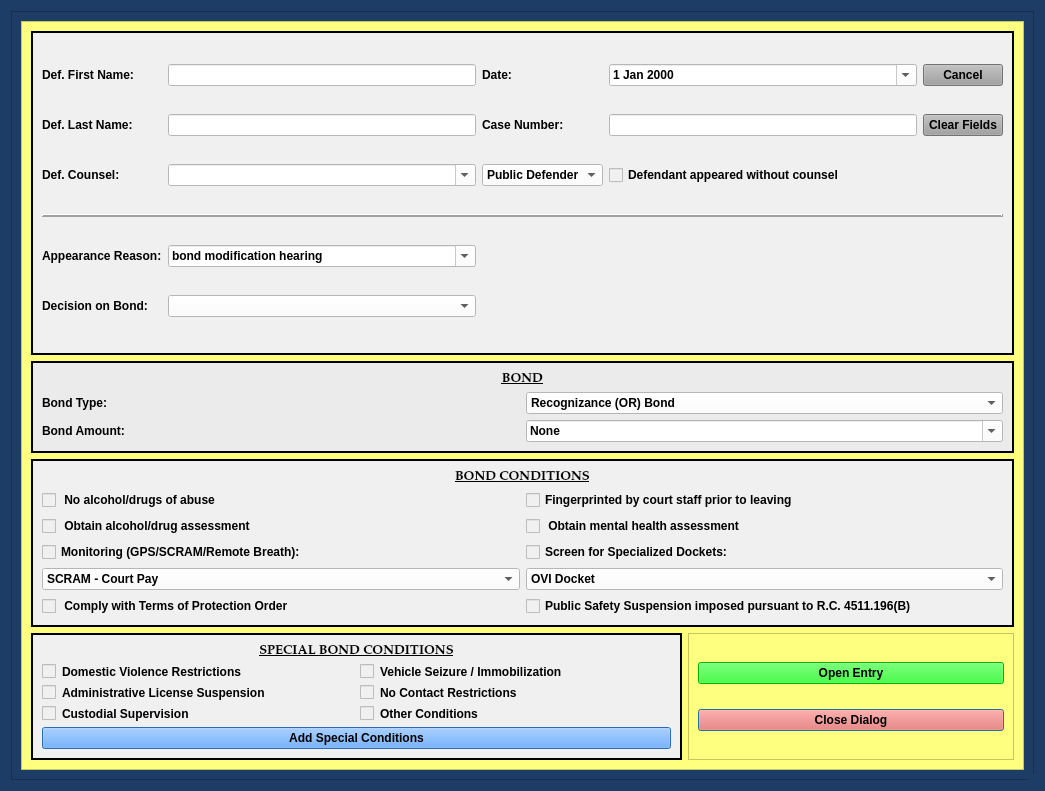
<?xml version="1.0" encoding="UTF-8"?>
<ui version="4.0">
 <class>BondHearingDialog</class>
 <widget class="QDialog" name="BondHearingDialog">
  <property name="windowModality">
   <enum>Qt::NonModal</enum>
  </property>
  <property name="geometry">
   <rect>
    <x>0</x>
    <y>0</y>
    <width>1045</width>
    <height>791</height>
   </rect>
  </property>
  <property name="sizePolicy">
   <sizepolicy hsizetype="Preferred" vsizetype="Preferred">
    <horstretch>0</horstretch>
    <verstretch>0</verstretch>
   </sizepolicy>
  </property>
  <property name="minimumSize">
   <size>
    <width>0</width>
    <height>0</height>
   </size>
  </property>
  <property name="maximumSize">
   <size>
    <width>2500</width>
    <height>3500</height>
   </size>
  </property>
  <property name="palette">
   <palette>
    <active>
     <colorrole role="Button">
      <brush brushstyle="SolidPattern">
       <color alpha="255">
        <red>29</red>
        <green>61</green>
        <blue>102</blue>
       </color>
      </brush>
     </colorrole>
     <colorrole role="Base">
      <brush brushstyle="SolidPattern">
       <color alpha="255">
        <red>29</red>
        <green>61</green>
        <blue>102</blue>
       </color>
      </brush>
     </colorrole>
     <colorrole role="Window">
      <brush brushstyle="SolidPattern">
       <color alpha="255">
        <red>29</red>
        <green>61</green>
        <blue>102</blue>
       </color>
      </brush>
     </colorrole>
    </active>
    <inactive>
     <colorrole role="Button">
      <brush brushstyle="SolidPattern">
       <color alpha="255">
        <red>29</red>
        <green>61</green>
        <blue>102</blue>
       </color>
      </brush>
     </colorrole>
     <colorrole role="Base">
      <brush brushstyle="SolidPattern">
       <color alpha="255">
        <red>29</red>
        <green>61</green>
        <blue>102</blue>
       </color>
      </brush>
     </colorrole>
     <colorrole role="Window">
      <brush brushstyle="SolidPattern">
       <color alpha="255">
        <red>29</red>
        <green>61</green>
        <blue>102</blue>
       </color>
      </brush>
     </colorrole>
    </inactive>
    <disabled>
     <colorrole role="Button">
      <brush brushstyle="SolidPattern">
       <color alpha="255">
        <red>29</red>
        <green>61</green>
        <blue>102</blue>
       </color>
      </brush>
     </colorrole>
     <colorrole role="Base">
      <brush brushstyle="SolidPattern">
       <color alpha="255">
        <red>29</red>
        <green>61</green>
        <blue>102</blue>
       </color>
      </brush>
     </colorrole>
     <colorrole role="Window">
      <brush brushstyle="SolidPattern">
       <color alpha="255">
        <red>29</red>
        <green>61</green>
        <blue>102</blue>
       </color>
      </brush>
     </colorrole>
    </disabled>
   </palette>
  </property>
  <property name="font">
   <font>
    <family>Palatino Linotype</family>
    <pointsize>10</pointsize>
    <weight>75</weight>
    <italic>false</italic>
    <bold>true</bold>
   </font>
  </property>
  <property name="windowTitle">
   <string>Bond Hearing Case Information</string>
  </property>
  <property name="toolTip">
   <string/>
  </property>
  <property name="styleSheet">
   <string notr="true">background-color: rgb(29, 61, 102);
font: 75 10pt &quot;Palatino Linotype&quot;;
font-weight: bold;</string>
  </property>
  <property name="sizeGripEnabled">
   <bool>true</bool>
  </property>
  <property name="modal">
   <bool>true</bool>
  </property>
  <layout class="QGridLayout" name="gridLayout_8">
   <item row="0" column="0">
    <widget class="QFrame" name="frame_4">
     <property name="styleSheet">
      <string notr="true">background-color: rgb(29, 61, 102);</string>
     </property>
     <property name="frameShape">
      <enum>QFrame::StyledPanel</enum>
     </property>
     <property name="frameShadow">
      <enum>QFrame::Raised</enum>
     </property>
     <layout class="QGridLayout" name="gridLayout_4">
      <item row="0" column="0">
       <widget class="QScrollArea" name="scrollArea">
        <property name="focusPolicy">
         <enum>Qt::NoFocus</enum>
        </property>
        <property name="styleSheet">
         <string notr="true">background-color: rgb(255, 255, 127);</string>
        </property>
        <property name="widgetResizable">
         <bool>true</bool>
        </property>
        <widget class="QWidget" name="scrollAreaWidgetContents">
         <property name="geometry">
          <rect>
           <x>0</x>
           <y>0</y>
           <width>1005</width>
           <height>751</height>
          </rect>
         </property>
         <layout class="QGridLayout" name="gridLayout_9" rowstretch="1,0,0,0" columnstretch="2,1">
          <item row="2" column="0" colspan="2">
           <widget class="QFrame" name="bond_conditions_frame">
            <property name="styleSheet">
             <string notr="true">background-color: rgb(240, 240, 240);</string>
            </property>
            <property name="frameShape">
             <enum>QFrame::Box</enum>
            </property>
            <property name="frameShadow">
             <enum>QFrame::Plain</enum>
            </property>
            <property name="lineWidth">
             <number>2</number>
            </property>
            <layout class="QGridLayout" name="gridLayout_2" columnstretch="1,1">
             <item row="0" column="0" colspan="2">
              <widget class="QLabel" name="label_7">
               <property name="font">
                <font>
                 <family>Palatino Linotype</family>
                 <pointsize>10</pointsize>
                 <weight>75</weight>
                 <italic>false</italic>
                 <bold>true</bold>
                 <underline>true</underline>
                </font>
               </property>
               <property name="text">
                <string>BOND CONDITIONS</string>
               </property>
               <property name="alignment">
                <set>Qt::AlignCenter</set>
               </property>
              </widget>
             </item>
             <item row="3" column="0">
              <widget class="ConditionCheckbox" name="alcohol_drugs_assessment_checkBox">
               <property name="text">
                <string> Obtain alcohol/drug assessment                             </string>
               </property>
              </widget>
             </item>
             <item row="2" column="0">
              <widget class="ConditionCheckbox" name="no_alcohol_drugs_checkBox">
               <property name="text">
                <string> No alcohol/drugs of abuse                                   </string>
               </property>
              </widget>
             </item>
             <item row="7" column="0">
              <widget class="NoScrollComboBox" name="monitoring_type_box">
               <property name="enabled">
                <bool>true</bool>
               </property>
               <property name="styleSheet">
                <string notr="true">background-color: rgb(255, 255, 255);</string>
               </property>
               <item>
                <property name="text">
                 <string>SCRAM - Court Pay</string>
                </property>
               </item>
               <item>
                <property name="text">
                 <string>SCRAM</string>
                </property>
               </item>
               <item>
                <property name="text">
                 <string>GPS</string>
                </property>
               </item>
               <item>
                <property name="text">
                 <string>Remote Breath</string>
                </property>
               </item>
               <item>
                <property name="text">
                 <string>GPS and SCRAM</string>
                </property>
               </item>
               <item>
                <property name="text">
                 <string>GPS and Remote Breath</string>
                </property>
               </item>
              </widget>
             </item>
             <item row="7" column="1">
              <widget class="NoScrollComboBox" name="specialized_docket_type_box">
               <property name="enabled">
                <bool>true</bool>
               </property>
               <property name="styleSheet">
                <string notr="true">background-color: rgb(255, 255, 255);</string>
               </property>
               <item>
                <property name="text">
                 <string>OVI Docket</string>
                </property>
               </item>
               <item>
                <property name="text">
                 <string>Mission (Veteran's) Court</string>
                </property>
               </item>
               <item>
                <property name="text">
                 <string>Mental Health Docket</string>
                </property>
               </item>
              </widget>
             </item>
             <item row="6" column="1">
              <widget class="ConditionCheckbox" name="specialized_docket_checkBox">
               <property name="text">
                <string>Screen for Specialized Dockets:                           </string>
               </property>
              </widget>
             </item>
             <item row="6" column="0">
              <widget class="ConditionCheckbox" name="monitoring_checkBox">
               <property name="layoutDirection">
                <enum>Qt::LeftToRight</enum>
               </property>
               <property name="text">
                <string>Monitoring (GPS/SCRAM/Remote Breath):                    </string>
               </property>
              </widget>
             </item>
             <item row="3" column="1">
              <widget class="ConditionCheckbox" name="mental_health_assessment_checkBox">
               <property name="text">
                <string> Obtain mental health assessment                         </string>
               </property>
              </widget>
             </item>
             <item row="2" column="1">
              <widget class="ConditionCheckbox" name="fingerprint_in_court_checkBox">
               <property name="text">
                <string>Fingerprinted by court staff prior to leaving                          </string>
               </property>
              </widget>
             </item>
             <item row="8" column="0">
              <widget class="ConditionCheckbox" name="comply_protection_order_checkBox">
               <property name="text">
                <string> Comply with Terms of Protection Order</string>
               </property>
              </widget>
             </item>
             <item row="8" column="1">
              <widget class="ConditionCheckbox" name="public_safety_suspension_checkBox">
               <property name="text">
                <string>Public Safety Suspension imposed pursuant to R.C. 4511.196(B)</string>
               </property>
              </widget>
             </item>
            </layout>
           </widget>
          </item>
          <item row="1" column="0" colspan="2">
           <widget class="QFrame" name="bond_frame">
            <property name="styleSheet">
             <string notr="true">background-color: rgb(235, 235, 235);</string>
            </property>
            <property name="frameShape">
             <enum>QFrame::Box</enum>
            </property>
            <property name="frameShadow">
             <enum>QFrame::Plain</enum>
            </property>
            <property name="lineWidth">
             <number>2</number>
            </property>
            <layout class="QGridLayout" name="gridLayout_5">
             <item row="1" column="0">
              <widget class="QLabel" name="label_8">
               <property name="text">
                <string>Bond Type:</string>
               </property>
              </widget>
             </item>
             <item row="2" column="1">
              <widget class="NoScrollComboBox" name="bond_amount_box">
               <property name="font">
                <font>
                 <family>Palatino Linotype</family>
                 <pointsize>10</pointsize>
                 <weight>75</weight>
                 <italic>false</italic>
                 <bold>true</bold>
                </font>
               </property>
               <property name="styleSheet">
                <string notr="true">background-color: rgb(255, 255, 255);</string>
               </property>
               <property name="editable">
                <bool>true</bool>
               </property>
               <item>
                <property name="text">
                 <string>None</string>
                </property>
               </item>
               <item>
                <property name="text">
                 <string>$1,000</string>
                </property>
               </item>
               <item>
                <property name="text">
                 <string>$1,500</string>
                </property>
               </item>
               <item>
                <property name="text">
                 <string>$2,000</string>
                </property>
               </item>
               <item>
                <property name="text">
                 <string>$2,500</string>
                </property>
               </item>
               <item>
                <property name="text">
                 <string>$3,000</string>
                </property>
               </item>
               <item>
                <property name="text">
                 <string>$3,500</string>
                </property>
               </item>
               <item>
                <property name="text">
                 <string>$5,000</string>
                </property>
               </item>
               <item>
                <property name="text">
                 <string>$7,500</string>
                </property>
               </item>
               <item>
                <property name="text">
                 <string>$10,000</string>
                </property>
               </item>
              </widget>
             </item>
             <item row="1" column="1">
              <widget class="NoScrollComboBox" name="bond_type_box">
               <property name="styleSheet">
                <string notr="true">background-color: rgb(255, 255, 255);</string>
               </property>
               <item>
                <property name="text">
                 <string>Recognizance (OR) Bond</string>
                </property>
               </item>
               <item>
                <property name="text">
                 <string>10% Deposit, Cash or Surety Bond</string>
                </property>
               </item>
               <item>
                <property name="text">
                 <string>Cash or Surety Bond</string>
                </property>
               </item>
              </widget>
             </item>
             <item row="2" column="0">
              <widget class="QLabel" name="label_9">
               <property name="text">
                <string>Bond Amount:</string>
               </property>
              </widget>
             </item>
             <item row="0" column="0" colspan="2">
              <widget class="QLabel" name="label_5">
               <property name="font">
                <font>
                 <family>Palatino Linotype</family>
                 <pointsize>10</pointsize>
                 <weight>75</weight>
                 <italic>false</italic>
                 <bold>true</bold>
                 <underline>true</underline>
                </font>
               </property>
               <property name="text">
                <string>BOND</string>
               </property>
               <property name="alignment">
                <set>Qt::AlignCenter</set>
               </property>
              </widget>
             </item>
            </layout>
           </widget>
          </item>
          <item row="3" column="0">
           <widget class="QFrame" name="special_bond_conditions_frame">
            <property name="styleSheet">
             <string notr="true">background-color: rgb(240, 240, 240);
border-color: rgb(0, 0, 0);</string>
            </property>
            <property name="frameShape">
             <enum>QFrame::Box</enum>
            </property>
            <property name="frameShadow">
             <enum>QFrame::Plain</enum>
            </property>
            <property name="lineWidth">
             <number>2</number>
            </property>
            <layout class="QGridLayout" name="gridLayout_7" columnstretch="1,1">
             <item row="1" column="1">
              <widget class="ConditionCheckbox" name="vehicle_seizure_checkBox">
               <property name="text">
                <string>Vehicle Seizure / Immobilization</string>
               </property>
              </widget>
             </item>
             <item row="2" column="0">
              <widget class="ConditionCheckbox" name="admin_license_suspension_checkBox">
               <property name="text">
                <string>Administrative License Suspension</string>
               </property>
              </widget>
             </item>
             <item row="0" column="0" colspan="2">
              <widget class="QLabel" name="label_10">
               <property name="font">
                <font>
                 <family>Palatino Linotype</family>
                 <pointsize>10</pointsize>
                 <weight>75</weight>
                 <italic>false</italic>
                 <bold>true</bold>
                 <underline>true</underline>
                </font>
               </property>
               <property name="text">
                <string>SPECIAL BOND CONDITIONS</string>
               </property>
               <property name="alignment">
                <set>Qt::AlignCenter</set>
               </property>
              </widget>
             </item>
             <item row="1" column="0">
              <widget class="ConditionCheckbox" name="domestic_violence_checkBox">
               <property name="text">
                <string>Domestic Violence Restrictions</string>
               </property>
              </widget>
             </item>
             <item row="3" column="0">
              <widget class="ConditionCheckbox" name="custodial_supervision_checkBox">
               <property name="text">
                <string>Custodial Supervision                          </string>
               </property>
              </widget>
             </item>
             <item row="2" column="1">
              <widget class="ConditionCheckbox" name="no_contact_checkBox">
               <property name="sizePolicy">
                <sizepolicy hsizetype="Minimum" vsizetype="Fixed">
                 <horstretch>1</horstretch>
                 <verstretch>0</verstretch>
                </sizepolicy>
               </property>
               <property name="text">
                <string>No Contact Restrictions                         </string>
               </property>
              </widget>
             </item>
             <item row="3" column="1">
              <widget class="ConditionCheckbox" name="other_conditions_checkBox">
               <property name="sizePolicy">
                <sizepolicy hsizetype="Minimum" vsizetype="Fixed">
                 <horstretch>1</horstretch>
                 <verstretch>0</verstretch>
                </sizepolicy>
               </property>
               <property name="text">
                <string>Other Conditions                          </string>
               </property>
              </widget>
             </item>
             <item row="4" column="0" colspan="2">
              <widget class="QPushButton" name="add_special_conditions_Button">
               <property name="styleSheet">
                <string notr="true">background-color: rgb(62, 146, 255);
font: 75 11pt &quot;Palatino Linotype&quot;;
font-weight: bold;</string>
               </property>
               <property name="text">
                <string>Add Special Conditions</string>
               </property>
               <property name="autoDefault">
                <bool>false</bool>
               </property>
              </widget>
             </item>
            </layout>
           </widget>
          </item>
          <item row="0" column="0" colspan="2">
           <widget class="QFrame" name="case_name_Frame">
            <property name="sizePolicy">
             <sizepolicy hsizetype="Preferred" vsizetype="Preferred">
              <horstretch>0</horstretch>
              <verstretch>0</verstretch>
             </sizepolicy>
            </property>
            <property name="styleSheet">
             <string notr="true">background-color: rgb(240, 240, 240);</string>
            </property>
            <property name="frameShape">
             <enum>QFrame::Box</enum>
            </property>
            <property name="frameShadow">
             <enum>QFrame::Plain</enum>
            </property>
            <property name="lineWidth">
             <number>2</number>
            </property>
            <layout class="QGridLayout" name="gridLayout">
             <item row="4" column="1">
              <widget class="NoScrollComboBox" name="appearance_reason_box">
               <property name="styleSheet">
                <string notr="true">background-color: rgb(255, 255, 255);</string>
               </property>
               <property name="editable">
                <bool>true</bool>
               </property>
               <item>
                <property name="text">
                 <string>bond modification hearing</string>
                </property>
               </item>
               <item>
                <property name="text">
                 <string>bond revocation hearing</string>
                </property>
               </item>
              </widget>
             </item>
             <item row="4" column="0">
              <widget class="QLabel" name="label_11">
               <property name="text">
                <string>Appearance Reason:</string>
               </property>
              </widget>
             </item>
             <item row="5" column="0">
              <widget class="QLabel" name="label_4">
               <property name="text">
                <string>Decision on Bond:</string>
               </property>
              </widget>
             </item>
             <item row="5" column="1">
              <widget class="NoScrollComboBox" name="bond_modification_decision_box">
               <property name="styleSheet">
                <string notr="true">background-color: rgb(255, 255, 255);</string>
               </property>
               <item>
                <property name="text">
                 <string/>
                </property>
               </item>
               <item>
                <property name="text">
                 <string>request to modify bond is granted</string>
                </property>
               </item>
               <item>
                <property name="text">
                 <string>request to modify bond is denied</string>
                </property>
               </item>
               <item>
                <property name="text">
                 <string>request to revoke bond is granted</string>
                </property>
               </item>
               <item>
                <property name="text">
                 <string>request to revoke bond is denied</string>
                </property>
               </item>
              </widget>
             </item>
             <item row="2" column="2">
              <widget class="NoScrollComboBox" name="defense_counsel_type_box">
               <property name="styleSheet">
                <string notr="true">background-color: rgb(255, 255, 255);</string>
               </property>
               <item>
                <property name="text">
                 <string>Public Defender</string>
                </property>
               </item>
               <item>
                <property name="text">
                 <string>Private Counsel</string>
                </property>
               </item>
              </widget>
             </item>
             <item row="0" column="2">
              <widget class="QLabel" name="label_26">
               <property name="text">
                <string>Date:</string>
               </property>
              </widget>
             </item>
             <item row="0" column="4">
              <widget class="QPushButton" name="cancel_Button">
               <property name="focusPolicy">
                <enum>Qt::NoFocus</enum>
               </property>
               <property name="styleSheet">
                <string notr="true">background-color: rgb(160, 160, 160);</string>
               </property>
               <property name="text">
                <string>Cancel</string>
               </property>
              </widget>
             </item>
             <item row="1" column="0">
              <widget class="QLabel" name="label_2">
               <property name="text">
                <string>Def. Last Name:</string>
               </property>
              </widget>
             </item>
             <item row="0" column="0">
              <widget class="QLabel" name="label">
               <property name="text">
                <string>Def. First Name:</string>
               </property>
              </widget>
             </item>
             <item row="1" column="1">
              <widget class="QLineEdit" name="defendant_last_name_lineEdit">
               <property name="enabled">
                <bool>true</bool>
               </property>
               <property name="styleSheet">
                <string notr="true">background-color: rgb(255, 255, 255);</string>
               </property>
              </widget>
             </item>
             <item row="1" column="2">
              <widget class="QLabel" name="label_3">
               <property name="text">
                <string>Case Number:</string>
               </property>
              </widget>
             </item>
             <item row="0" column="3">
              <widget class="NoScrollDateEdit" name="plea_trial_date">
               <property name="focusPolicy">
                <enum>Qt::NoFocus</enum>
               </property>
               <property name="styleSheet">
                <string notr="true">color: rgb(0, 0, 0);
background-color: rgb(255, 255, 255);</string>
               </property>
               <property name="calendarPopup">
                <bool>true</bool>
               </property>
              </widget>
             </item>
             <item row="1" column="3">
              <widget class="QLineEdit" name="case_number_lineEdit">
               <property name="maximumSize">
                <size>
                 <width>500</width>
                 <height>16777215</height>
                </size>
               </property>
               <property name="styleSheet">
                <string notr="true">background-color: rgb(255, 255, 255);</string>
               </property>
              </widget>
             </item>
             <item row="1" column="4">
              <widget class="QPushButton" name="clear_fields_case_Button">
               <property name="focusPolicy">
                <enum>Qt::NoFocus</enum>
               </property>
               <property name="styleSheet">
                <string notr="true">background-color: rgb(160, 160, 160);</string>
               </property>
               <property name="text">
                <string>Clear Fields</string>
               </property>
              </widget>
             </item>
             <item row="2" column="0">
              <widget class="QLabel" name="label_24">
               <property name="text">
                <string>Def. Counsel:</string>
               </property>
              </widget>
             </item>
             <item row="0" column="1">
              <widget class="QLineEdit" name="defendant_first_name_lineEdit">
               <property name="styleSheet">
                <string notr="true">background-color: rgb(255, 255, 255);</string>
               </property>
              </widget>
             </item>
             <item row="2" column="1">
              <widget class="DefenseCounselComboBox" name="defense_counsel_name_box">
               <property name="enabled">
                <bool>true</bool>
               </property>
               <property name="styleSheet">
                <string notr="true">background-color: rgb(255, 255, 255);</string>
               </property>
               <property name="editable">
                <bool>true</bool>
               </property>
              </widget>
             </item>
             <item row="2" column="3">
              <widget class="QCheckBox" name="defense_counsel_waived_checkBox">
               <property name="text">
                <string>Defendant appeared without counsel</string>
               </property>
              </widget>
             </item>
             <item row="3" column="0" colspan="5">
              <widget class="Line" name="line_2">
               <property name="frameShadow">
                <enum>QFrame::Raised</enum>
               </property>
               <property name="lineWidth">
                <number>2</number>
               </property>
               <property name="orientation">
                <enum>Qt::Horizontal</enum>
               </property>
              </widget>
             </item>
            </layout>
           </widget>
          </item>
          <item row="3" column="1">
           <widget class="QFrame" name="frame_8">
            <property name="styleSheet">
             <string notr="true">
background-color: rgb(255, 255, 127);</string>
            </property>
            <property name="frameShape">
             <enum>QFrame::StyledPanel</enum>
            </property>
            <property name="frameShadow">
             <enum>QFrame::Raised</enum>
            </property>
            <layout class="QGridLayout" name="gridLayout_10">
             <item row="2" column="0">
              <widget class="QPushButton" name="close_dialog_Button">
               <property name="styleSheet">
                <string notr="true">background-color: rgb(255, 96, 82);
font: 75 11pt &quot;Palatino Linotype&quot;;
font-weight: bold;</string>
               </property>
               <property name="text">
                <string>Close Dialog</string>
               </property>
              </widget>
             </item>
             <item row="0" column="0">
              <widget class="QPushButton" name="create_entry_Button">
               <property name="styleSheet">
                <string notr="true">background-color: rgb(0, 255, 0);
font: 75 11pt &quot;Palatino Linotype&quot;;
font-weight: bold;</string>
               </property>
               <property name="text">
                <string>Open Entry</string>
               </property>
               <property name="autoDefault">
                <bool>false</bool>
               </property>
              </widget>
             </item>
            </layout>
           </widget>
          </item>
         </layout>
        </widget>
       </widget>
      </item>
     </layout>
    </widget>
   </item>
  </layout>
 </widget>
 <customwidgets>
  <customwidget>
   <class>ConditionCheckbox</class>
   <extends>QCheckBox</extends>
   <header>munientry.widgets.custom_widgets</header>
  </customwidget>
  <customwidget>
   <class>NoScrollDateEdit</class>
   <extends>QDateEdit</extends>
   <header>munientry.widgets.custom_widgets</header>
  </customwidget>
  <customwidget>
   <class>NoScrollComboBox</class>
   <extends>QComboBox</extends>
   <header>munientry.widgets.combo_boxes</header>
  </customwidget>
  <customwidget>
   <class>DefenseCounselComboBox</class>
   <extends>QComboBox</extends>
   <header>munientry.widgets.combo_boxes</header>
  </customwidget>
 </customwidgets>
 <tabstops>
  <tabstop>defendant_first_name_lineEdit</tabstop>
  <tabstop>defendant_last_name_lineEdit</tabstop>
  <tabstop>case_number_lineEdit</tabstop>
  <tabstop>bond_type_box</tabstop>
  <tabstop>bond_amount_box</tabstop>
  <tabstop>domestic_violence_checkBox</tabstop>
  <tabstop>admin_license_suspension_checkBox</tabstop>
  <tabstop>custodial_supervision_checkBox</tabstop>
  <tabstop>vehicle_seizure_checkBox</tabstop>
  <tabstop>no_contact_checkBox</tabstop>
  <tabstop>other_conditions_checkBox</tabstop>
  <tabstop>add_special_conditions_Button</tabstop>
  <tabstop>create_entry_Button</tabstop>
  <tabstop>close_dialog_Button</tabstop>
 </tabstops>
 <resources/>
 <connections/>
 <slots>
  <slot>create_entry()</slot>
  <slot>continue_dialog()</slot>
  <slot>close_window()</slot>
  <slot>set_dialog()</slot>
  <slot>update_case_information()</slot>
  <slot>ovi_dialog()</slot>
  <slot>sentencing_dialog()</slot>
  <slot>proceed_to_sentencing()</slot>
  <slot>proceed_to_ovi()</slot>
  <slot>add_charge()</slot>
  <slot>set_statute()</slot>
  <slot>set_pay_date()</slot>
  <slot>amend_offense()</slot>
  <slot>set_offense()</slot>
  <slot>add_charge_to_view()</slot>
  <slot>delete_charge()</slot>
  <slot>delete_charge_from_view()</slot>
  <slot>close_event()</slot>
  <slot>set_fra_in_file()</slot>
  <slot>set_fra_in_court()</slot>
  <slot>start_add_conditions_dialog()</slot>
  <slot>start_amend_offense_dialog()</slot>
 </slots>
</ui>
